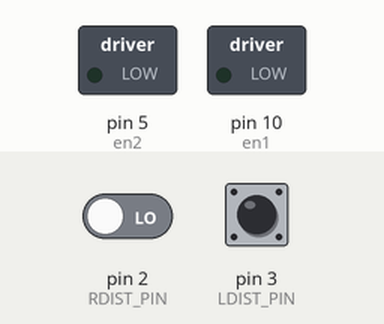
Bench run of a sketch on a simulated Arduino Uno, built with avr-gcc and run on an emulated ATmega328P. On the bench: switched loads named in the sketch (green lamp = pin HIGH). Inputs (shaded band) come from the test bench; at power-on: pin 3 (LDIST_PIN) LOW, pin 2 (RDIST_PIN) LOW. What the sketch prints to the serial monitor is not drawn.

Above: at 0.1 s.
At 3.2 s:
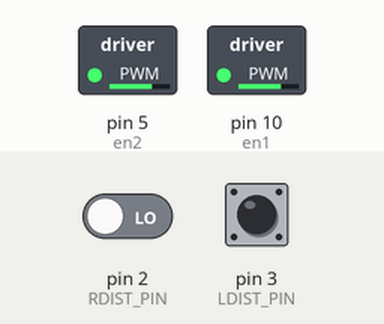
3.3 s: pin 3 (LDIST_PIN) pulsed HIGH 5 times (0.12 s each, 0.3 s apart)
At 4.8 s:
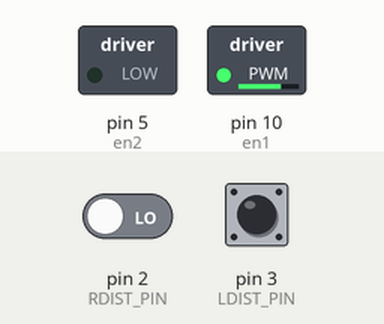
Timing chart, 0 to 6.7 s (numbered marks = the images above; inputs shaded):
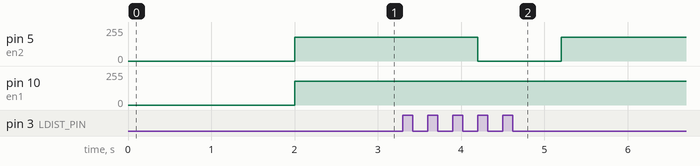

Measured:
- after the input at 3.3 s, pin 5 (en2): 180/255 → 0/255 after 0.90 s, → 180/255 1.0 s later

The sketch:

2_opto_motor.ino
```cpp
/*
  Napier SLAM
  10/04/18
  Paddy
  2 optoencoders
*/


/*
    BELOW IS FOR OUR BOT
    CHANGE AS NEEDED
    Wheel is 66.10 millimeters Diameter
    Circumference in mm is therefore (66.10 * pi) / 10
    = 208mm
    There are 20 slots in disk
    mm per step is therefore 208 / 20
    = 10.4 mm
    1.04 cm
    As near as dammit 10mm
    So 10 will be used for distance travelled
*/

// Constant for mm per slot (see above)
const float MM_SLOT = 10;

// Constant for Right Motor INT 0 Pin
const byte RDIST_PIN = 2;
// Constant for Left Motor INT 1 Pin
const byte LDIST_PIN = 3;

// Volatile int to hold right slot count
volatile int RslotC;
// Volatile int to hold right slot count
volatile int LslotC;
//Volatile int to hold total forward slot count
volatile int TslotC = 0;
// Volatile int to hold distance to travel for each loop
int steps = 4;

// Pins for Right Motor
// pwm
int en1 = 10;
int in1 = 9;
int in2 = 8;

// Pins for Left Motor
int en2 = 5;
int in3 = 6;
int in4 = 7;


// Interrupt Service Routines for counting slots
void ISR_countR()
{
  RslotC++;  // increment right slot count
}

void ISR_countL()
{
  LslotC++;  // increment left slot count
}


/*
   All the various functions
   Motion Etc
*/

// Function for Forward Travel
void forward(int mSpeed)
{
  // right motor forward
  digitalWrite(in1, HIGH);
  digitalWrite(in2, LOW);

  // left motor forward
  digitalWrite(in3, HIGH);
  digitalWrite(in4, LOW);

  // reset slot count
  RslotC = 0;
  LslotC = 0;
  while (steps > RslotC && steps > LslotC) {
    if (steps > RslotC) {
      analogWrite(en1, mSpeed);
      Serial.println(RslotC);
    } else {
      analogWrite(en1, 0);
    }
    if (steps > LslotC) {
      analogWrite(en2, mSpeed);
      Serial.println(LslotC);
    } else {
      analogWrite(en2, 0);
    }
  }
  TslotC += RslotC; // store total forward slots
}

// Function for Reverse  Not currently used in bot program
void reverse(int mSpeed)
{
  int reverseSteps = 5;
  // right motor reverse
  digitalWrite(in1, LOW);
  digitalWrite(in2, HIGH);

  // left motor reverse
  digitalWrite(in3, LOW);
  digitalWrite(in4, HIGH);

  // reset slot count
  RslotC = 0;
  LslotC = 0;
  while (reverseSteps > RslotC && reverseSteps > LslotC) {
    if (reverseSteps > RslotC) {
      analogWrite(en1, mSpeed);
    } else {
      analogWrite(en1, 0);
    }
    if (steps > LslotC) {
      analogWrite(en2, mSpeed);
    } else {
      analogWrite(en2, 0);
    }
  }
  TslotC -= RslotC; // minus slot from forward
}

// Function to Turn Right
void right(int slots, int mSpeed)
{
  // right motor reverse
  digitalWrite(in1, LOW);
  digitalWrite(in2, HIGH);

  // left motor forward
  digitalWrite(in3, HIGH);
  digitalWrite(in4, LOW);

  // go right number of slots
  // reset slot count
  RslotC = 0;
  LslotC = 0;
  while (steps > RslotC && steps > LslotC) {
    if (steps > RslotC) {
      analogWrite(en1, mSpeed);
    } else {
      analogWrite(en1, 0);
    }
    if (steps > LslotC) {
      analogWrite(en2, mSpeed);
    } else {
      analogWrite(en2, 0);
    }
  }
}

// Function to Turn Left
void left(int slots, int mSpeed)
{
  // right motor reverse
  digitalWrite(in1, HIGH);
  digitalWrite(in2, LOW);

  // left motor forward
  digitalWrite(in3, LOW);
  digitalWrite(in4, HIGH);

  // go left number of slots
  RslotC = 0;
  LslotC = 0;
  while (steps > RslotC && steps > LslotC) {
    if (steps > RslotC) {
      analogWrite(en1, mSpeed);
    } else {
      analogWrite(en1, 0);
    }
    if (steps > LslotC) {
      analogWrite(en2, mSpeed);
    } else {
      analogWrite(en2, 0);
    }
  }
}

void mStop () {
  analogWrite(en1, 0);
  analogWrite(en2, 0);
}

/*
   And we begin
*/

void setup()
{
  // Attach the Interrupts to ISRs, increasing count on high sensor
  attachInterrupt(digitalPinToInterrupt (RDIST_PIN), ISR_countR, RISING);
  attachInterrupt(digitalPinToInterrupt (LDIST_PIN), ISR_countL, RISING);

  Serial.begin(9600);
  delay(2000);


}


void loop()
{
  forward(180);  // Forward at 180 speed
  delay(1000);  // Wait one second
  Serial.println(TslotC);

}
```
